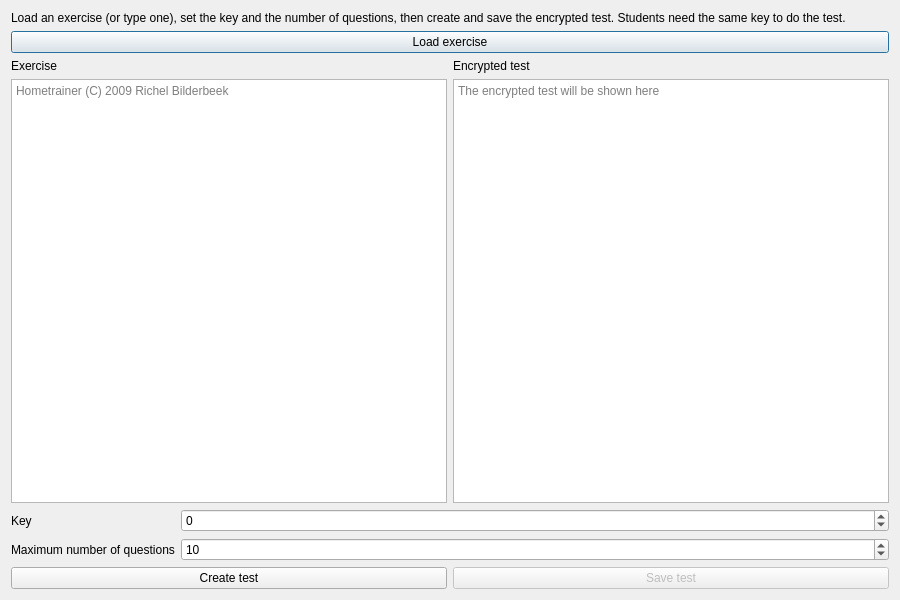
<?xml version="1.0" encoding="UTF-8"?>
<ui version="4.0">
 <class>QtHometrainerCreateTestDialog</class>
 <widget class="QDialog" name="QtHometrainerCreateTestDialog">
  <property name="geometry">
   <rect>
    <x>0</x>
    <y>0</y>
    <width>900</width>
    <height>600</height>
   </rect>
  </property>
  <property name="windowTitle">
   <string>Hometrainer: create test</string>
  </property>
  <property name="windowIcon">
   <iconset resource="ToolHometrainer.qrc">
    <normaloff>:/resources/ToolHometrainerQuestionmark.png</normaloff>:/resources/ToolHometrainerQuestionmark.png</iconset>
  </property>
  <layout class="QVBoxLayout" name="layout_main">
   <item>
    <widget class="QLabel" name="label_explanation">
     <property name="wordWrap">
      <bool>true</bool>
     </property>
     <property name="text">
      <string>Load an exercise (or type one), set the key and the number of questions, then create and save the encrypted test. Students need the same key to do the test.</string>
     </property>
    </widget>
   </item>
   <item>
    <widget class="QPushButton" name="button_load">
     <property name="text">
      <string>Load exercise</string>
     </property>
    </widget>
   </item>
   <item>
    <layout class="QHBoxLayout" name="layout_texts">
     <item>
      <layout class="QVBoxLayout" name="layout_exercise">
       <item>
        <widget class="QLabel" name="label_exercise">
         <property name="text">
          <string>Exercise</string>
         </property>
        </widget>
       </item>
       <item>
        <widget class="QPlainTextEdit" name="edit_exercise">
         <property name="readOnly">
          <bool>false</bool>
         </property>
         <property name="placeholderText">
          <string>Hometrainer (C) 2009 Richel Bilderbeek</string>
         </property>
         <property name="lineWrapMode">
          <enum>QPlainTextEdit::NoWrap</enum>
         </property>
        </widget>
       </item>
      </layout>
     </item>
     <item>
      <layout class="QVBoxLayout" name="layout_test">
       <item>
        <widget class="QLabel" name="label_test">
         <property name="text">
          <string>Encrypted test</string>
         </property>
        </widget>
       </item>
       <item>
        <widget class="QPlainTextEdit" name="edit_test">
         <property name="readOnly">
          <bool>true</bool>
         </property>
         <property name="placeholderText">
          <string>The encrypted test will be shown here</string>
         </property>
         <property name="lineWrapMode">
          <enum>QPlainTextEdit::NoWrap</enum>
         </property>
        </widget>
       </item>
      </layout>
     </item>
    </layout>
   </item>
   <item>
    <layout class="QFormLayout" name="layout_settings">
     <item row="0" column="0">
      <widget class="QLabel" name="label_key">
       <property name="text">
        <string>Key</string>
       </property>
      </widget>
     </item>
     <item row="0" column="1">
      <widget class="QSpinBox" name="box_key">
       <property name="minimum">
        <number>-2147483647</number>
       </property>
       <property name="maximum">
        <number>2147483647</number>
       </property>
       <property name="value">
        <number>0</number>
       </property>
      </widget>
     </item>
     <item row="1" column="0">
      <widget class="QLabel" name="label_n_questions">
       <property name="text">
        <string>Maximum number of questions</string>
       </property>
      </widget>
     </item>
     <item row="1" column="1">
      <widget class="QSpinBox" name="box_n_questions">
       <property name="minimum">
        <number>1</number>
       </property>
       <property name="maximum">
        <number>100000</number>
       </property>
       <property name="value">
        <number>10</number>
       </property>
      </widget>
     </item>
    </layout>
   </item>
   <item>
    <layout class="QHBoxLayout" name="layout_buttons">
     <item>
      <widget class="QPushButton" name="button_create">
       <property name="text">
        <string>Create test</string>
       </property>
      </widget>
     </item>
     <item>
      <widget class="QPushButton" name="button_save">
       <property name="text">
        <string>Save test</string>
       </property>
       <property name="enabled">
        <bool>false</bool>
       </property>
      </widget>
     </item>
    </layout>
   </item>
  </layout>
 </widget>
 <resources>
  <include location="ToolHometrainer.qrc"/>
 </resources>
 <connections/>
</ui>
